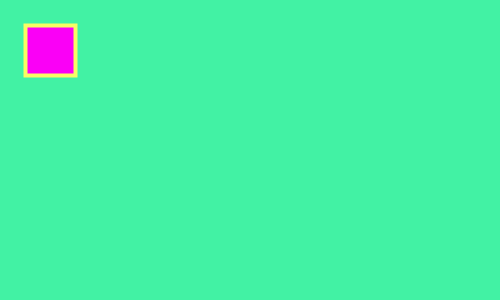
Frame 1 (no input)
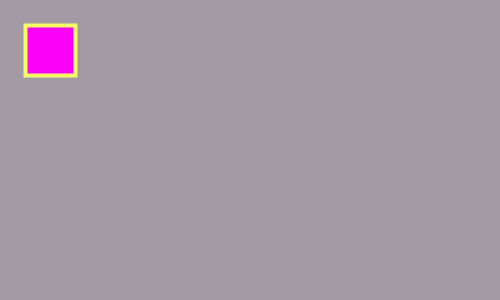
Frame 60 (the mouse pressed at the canvas centre just before this capture)
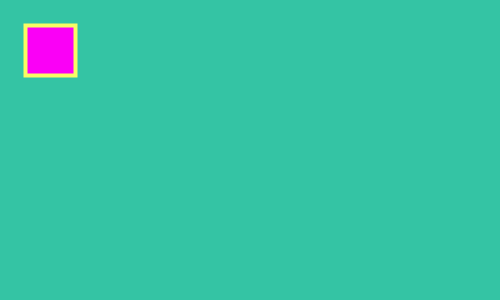
Frame 120 (the mouse held since frame 60 and released just before this capture)

The Processing sketch that drew these frames (run headless with seeded random() and noise(); from frame 60 on, the mouse is pressed at the canvas centre):

// Processing sketch: RECTANGLE
// ── RECTANGLE.pde
//Global Variables
int x=width*1/4, y=height*1/4, rectWidth=width*1/2, rectHeight=height*1/2;
int thin=width*1/50, thick=2*thin, resetDefault=1;
color yellow=#F8FC64, purple=#FA00F6, colourResetBlack=#000000, colourResetWhite=#FFFFFF;
color yellowNightMode=#F8FC00, purpleNightMode=#FA0096;
color strokeColour, fillColour;
float backGroundNightMode=0, blueBackGroundColour = random(255);
int backGroundBlue;
Boolean nightMode=false;
//
void setup() 
{
size(500, 300); //Display geomemetry: square, landscape
//fullScreen();
println("Canvas", width, height);
println("Display Orientation", "width", displayWidth, "height", displayHeight);
} //End setup
//
void draw () 
{
//Gray Scale, 0-255
background(70);
//RGB, random(a, b)
//Night Mode means colours cant have blue // change random for night mode, hard code a "0"
if (nightMode==true ) 
{
  backGroundBlue = int(backGroundNightMode);
  strokeColour = yellowNightMode;
  fillColour = purpleNightMode;
} else 
{
  backGroundBlue = int (blueBackGroundColour );
  strokeColour = yellow;
  fillColour = purple;
}
background(color(random(0, 255), random(255), backGroundBlue) );
//
strokeWeight(thick);
stroke(strokeColour); // yellowNightMode // yellow
fill(fillColour); // purpleNightMode // purple
rect(x, y, rectWidth, rectHeight);
strokeWeight(resetDefault);
stroke(colourResetBlack);
fill(colourResetWhite);
} //End draw
//
void keyPressed() {} //End keyPressed
//
void mousePressed() {} //End mousePressed
